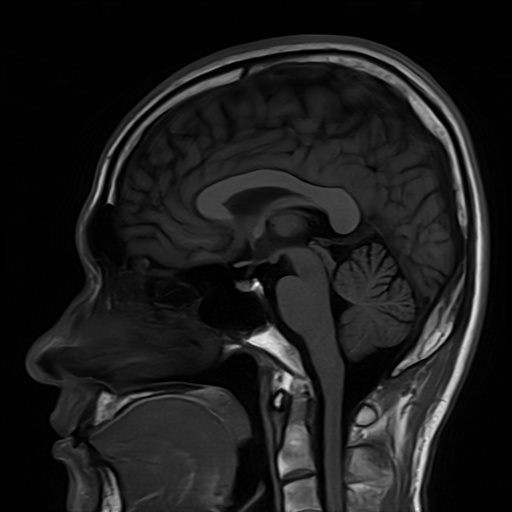
#> input picture Experiment_08/Inputs/images/Brain_MRI.png, 512 x 512 px
$ python task_8_4_adaptive_param_sweep.py
#> lines starting #> are read from the running program, lines starting #| are printed output that depends on the picture; after the words box and inside, x2 and y2 are one past the last pixel; in counts of white or black regions, pixels touching at a corner belong together
"""
Experiment 08 - Task 8.4: Adaptive Window Size (W) & Offset (C) Sensitivity Sweep
Evaluates 16 parameter combinations on bias-corrupted Brain MRI, demonstrating why
undersized windows (e.g., 7x7) cause hollow interiors in solid anatomical structures.
"""
import os
import cv2
import numpy as np
import pandas as pd
import matplotlib.pyplot as plt

def run_task_8_4():
    base_dir = os.path.dirname(os.path.dirname(os.path.abspath(__file__)))
    img_path = os.path.join(base_dir, "Inputs", "images", "Brain_MRI.png")
    out_dir = os.path.join(base_dir, "Outputs", "Python")
    tab_dir = os.path.join(base_dir, "Tables")
    os.makedirs(out_dir, exist_ok=True)
    os.makedirs(tab_dir, exist_ok=True)

    mri = cv2.imread(img_path, cv2.IMREAD_GRAYSCALE)
#> mri is the input picture: shape (512, 512); min 0, max 254, mean 27.9
    if mri is None:
        raise FileNotFoundError(f"Brain MRI not found at {img_path}")
    if mri.shape != (512, 512):
        mri = cv2.resize(mri, (512, 512))

    # Bias field simulation (as in benchmark)
    Y, X = np.ogrid[:512, :512]
    bias_field = 0.45 + 0.95 * ((X / 512.0) * 0.7 + (Y / 512.0) * 0.3)
    mri_biased = np.clip(mri.astype(float) * bias_field, 0, 255).astype(np.uint8)
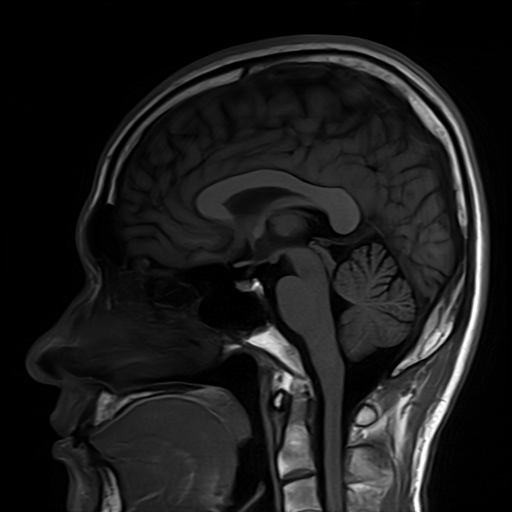
#> mri_biased: shape (512, 512); min 0, max 255, mean 27.5

    # Clean ground truth
    m_clean = cv2.GaussianBlur(mri.astype(float), (35, 35), 6.0)
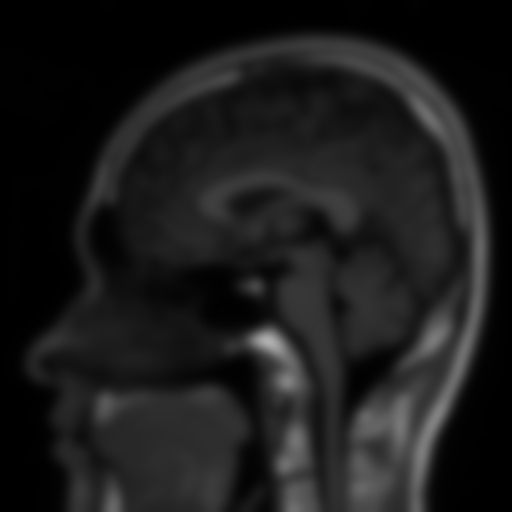
#> m_clean: shape (512, 512) float64; min 0, max 175.9, mean 27.9
    gt_mask = ((mri > (m_clean + 4)) & (mri > 25)).astype(np.uint8) * 255
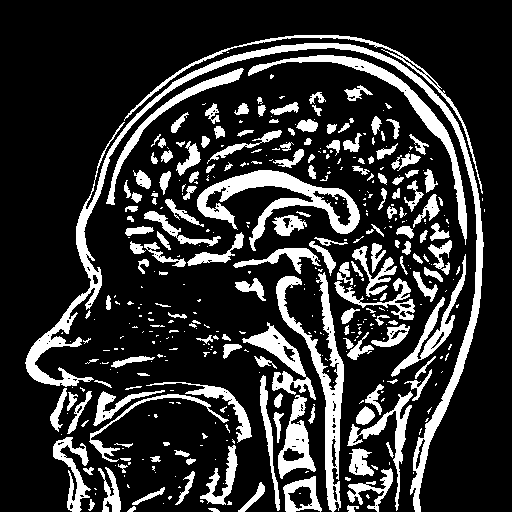
#> gt_mask: shape (512, 512); 20% white; 415 white regions (243 under 20 px), largest, box (x1, y1, x2, y2) and area: (25, 43, 484, 512) 8431, (197, 170, 360, 251) 3661, (276, 272, 344, 512) 3536

    W_list = [7, 15, 35, 75]
    C_list = [-10, -5, 0, 5]

    records = []
    masks_dict = {}

    print("=" * 80)
    print("TASK 8.4: ADAPTIVE GAUSSIAN PARAMETER SWEEP (W x C GRID)")
    print("=" * 80)
    print(f"{'Window W':<10} | {'Offset C':<10} | {'Dice (DSC)':<11} | {'Jaccard IoU':<12} | {'FG Area %':<10}")
    print("-" * 80)

    for W in W_list:
        for C in C_list:
            # OpenCV subtracts C: th = f > (mean - C)
            th_mask = cv2.adaptiveThreshold(
                mri_biased, 255, cv2.ADAPTIVE_THRESH_GAUSSIAN_C, cv2.THRESH_BINARY, W, -C
            )
            masks_dict[(W, C)] = th_mask

            g = (gt_mask > 0)
            p = (th_mask > 0)
            inter = np.logical_and(g, p).sum()
            denom = g.sum() + p.sum()
            dsc = (2.0 * inter / denom) if denom > 0 else 0.0
            union = np.logical_or(g, p).sum()
            iou = (inter / union) if union > 0 else 0.0
            fg_pct = (p.sum() / p.size) * 100.0

            records.append({
                "Window_W": W,
                "Offset_C": C,
                "Dice_DSC": round(dsc, 4),
                "Jaccard_IoU": round(iou, 4),
                "FG_Area_Pct": round(fg_pct, 2)
            })

            print(f"{W:<10} | {C:<10} | {dsc:<11.4f} | {iou:<12.4f} | {fg_pct:<8.2f}%")
#> after the loop, masks_dict = 16 items; records = 16 items

    df = pd.DataFrame(records)
#> df = table of 16 rows and 5 columns
    csv_path = os.path.join(tab_dir, "exp08_task_8_4_adaptive_sweep.csv")
    df.to_csv(csv_path, index=False)
    print(f"\n[SAVED] Task 8.4 metrics to: {csv_path}")

    # Best parameter set
    best_row = df.loc[df["Dice_DSC"].idxmax()]
    print(f"\nOptimal Parameter Set: W = {int(best_row['Window_W'])}, C = {int(best_row['Offset_C'])} (DSC = {best_row['Dice_DSC']:.4f})")
#| Optimal Parameter Set: W = 35, C = 5 (DSC = 0.8748)

    # Multi-panel visualization
    fig, axes = plt.subplots(4, 4, figsize=(14, 14))
    fig.patch.set_facecolor("#FFFFFF")

    for i, W in enumerate(W_list):
        for j, C in enumerate(C_list):
            ax = axes[i, j]
            mask = masks_dict[(W, C)]
            row = df[(df["Window_W"] == W) & (df["Offset_C"] == C)].iloc[0]
            dsc = row["Dice_DSC"]

            ax.imshow(mask, cmap="gray")
            color = "#16A34A" if dsc >= 0.85 else ("#D97706" if dsc >= 0.70 else "#DC2626")
            ax.set_title(f"W={W}x{W}, C={C}\nDSC={dsc:.4f}", fontsize=8.5, fontweight="bold", color=color, pad=3)
            ax.axis("off")

    plt.suptitle("Task 8.4: Adaptive Gaussian Parameter Sweep ($W \in [7, 15, 35, 75]$ vs. $C \in [-10, -5, 0, +5]$)", fontsize=13, fontweight="bold", y=0.99)
    plt.tight_layout()
    fig_path = os.path.join(out_dir, "exp08_task_8_4_adaptive_sweep.png")
    plt.savefig(fig_path, dpi=300, bbox_inches="tight")
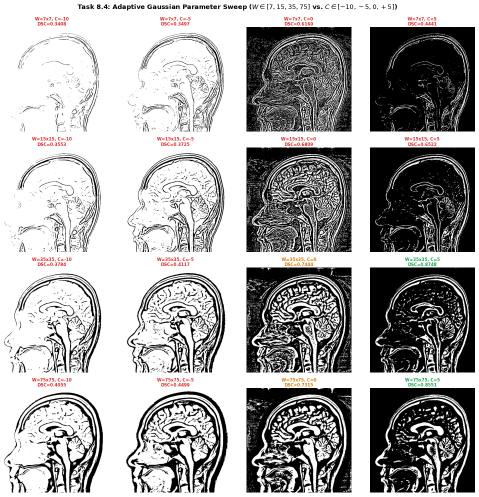
#> figure drawn by matplotlib, 16 panels
    plt.close()
    print(f"[SAVED] Task 8.4 sweep grid figure to: {fig_path}")

    # Anatomy Zoom-in comparison (W=7 vs W=35 vs W=75) showing hollow core artifact
    fig_zoom, axes_z = plt.subplots(1, 4, figsize=(16, 4.5))
    fig_zoom.patch.set_facecolor("#FFFFFF")

    # ROI: Central cortical parenchyma [180:320, 180:320]
    r_slice = slice(180, 320)
    c_slice = slice(180, 320)

    panels_z = [
        ("Input Biased ROI (140x140)", mri_biased[r_slice, c_slice]),
        (f"W=7x7 (C=-5)\nHollow Core Artifact (DSC={df[(df['Window_W']==7)&(df['Offset_C']==-5)]['Dice_DSC'].iloc[0]:.3f})", masks_dict[(7, -5)][r_slice, c_slice]),
        (f"W=35x35 (C=-5)\nOptimal Solid Fill (DSC={df[(df['Window_W']==35)&(df['Offset_C']==-5)]['Dice_DSC'].iloc[0]:.3f})", masks_dict[(35, -5)][r_slice, c_slice]),
        (f"W=75x75 (C=-5)\nOver-Merged (DSC={df[(df['Window_W']==75)&(df['Offset_C']==-5)]['Dice_DSC'].iloc[0]:.3f})", masks_dict[(75, -5)][r_slice, c_slice])
    ]

    for ax, (title, img_crop) in zip(axes_z, panels_z):
        ax.imshow(img_crop, cmap="gray")
        ax.set_title(title, fontsize=10, fontweight="bold", pad=6)
        ax.axis("off")
#> this loop made 4 passes
#> title on pass 1: 'Input Biased ROI (140x140)'

    plt.suptitle("Clinical Explanation: Why W=7x7 Hollows Out Solid Anatomical Structures", fontsize=12, fontweight="bold", y=1.02)
    plt.tight_layout()
    zoom_fig_path = os.path.join(out_dir, "exp08_task_8_4_hollow_core_zoom.png")
    plt.savefig(zoom_fig_path, dpi=300, bbox_inches="tight")
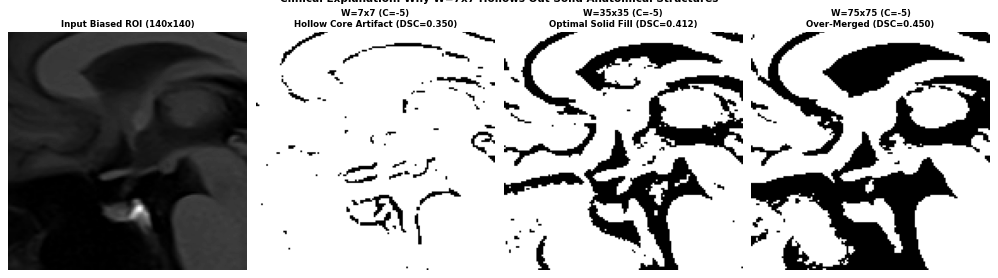
#> figure drawn by matplotlib, 4 panels
    plt.close()
    print(f"[SAVED] Task 8.4 zoom figure to: {zoom_fig_path}")

    return df

if __name__ == "__main__":
    run_task_8_4()

$ run again, with Experiment_08/Inputs/images/Lung-HR-contrast.png copied over Experiment_08/Inputs/images/Brain_MRI.png
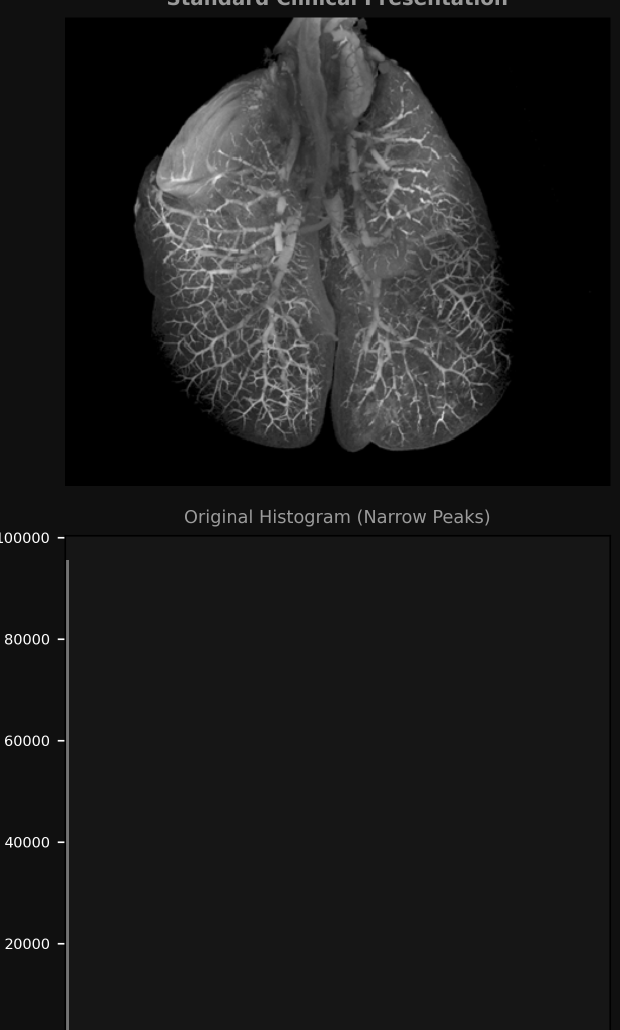
#> input picture Experiment_08/Inputs/images/Lung-HR-contrast.png, 1240 x 2060 px (shown at 1/2 size)
#> in run_task_8_4, mri is the input picture: shape (2060, 1240); min 0, max 255, mean 28.9
#> mri: shape (512, 512)
#> in run_task_8_4, `gt_mask = ((mri > (m_clean + 4)) & (mri > 25)).astype(np.uint8) * 255`:
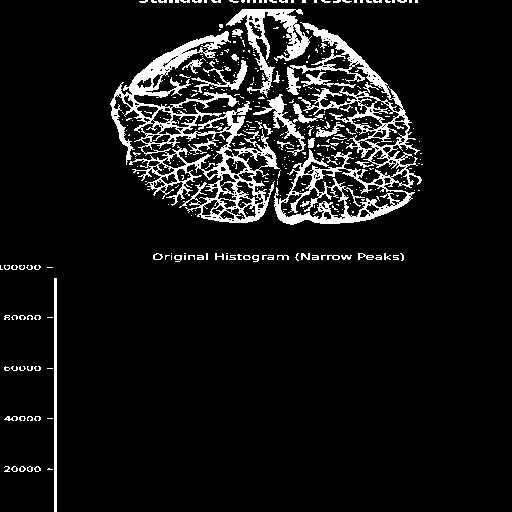
#> gt_mask: shape (512, 512); 8.5% white; 410 white regions (352 under 20 px), largest, box (x1, y1, x2, y2) and area: (110, 31, 280, 223) 7951, (274, 22, 422, 225) 6837, (226, 9, 312, 98) 1915
#> after the loop in run_task_8_4, `for W in W_list:`: masks_dict = 16 items
#> df = table of 16 rows and 5 columns
#| Optimal Parameter Set: W = 35, C = 5 (DSC = 0.8966)
#> the loop in run_task_8_4, `for ax, (title, img_crop) in zip(axes_z, panels_z):` made 4 passes
#> title on pass 1: 'Input Biased ROI (140x140)'
#> in run_task_8_4, `plt.savefig(zoom_fig_path, dpi=300, bbox_inches="tight")`:
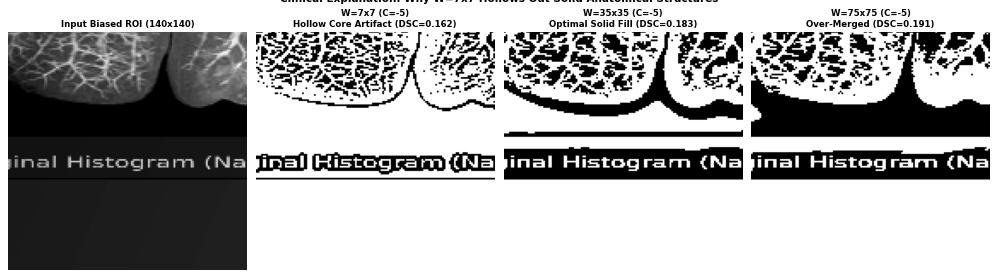
#> figure drawn by matplotlib, 4 panels
